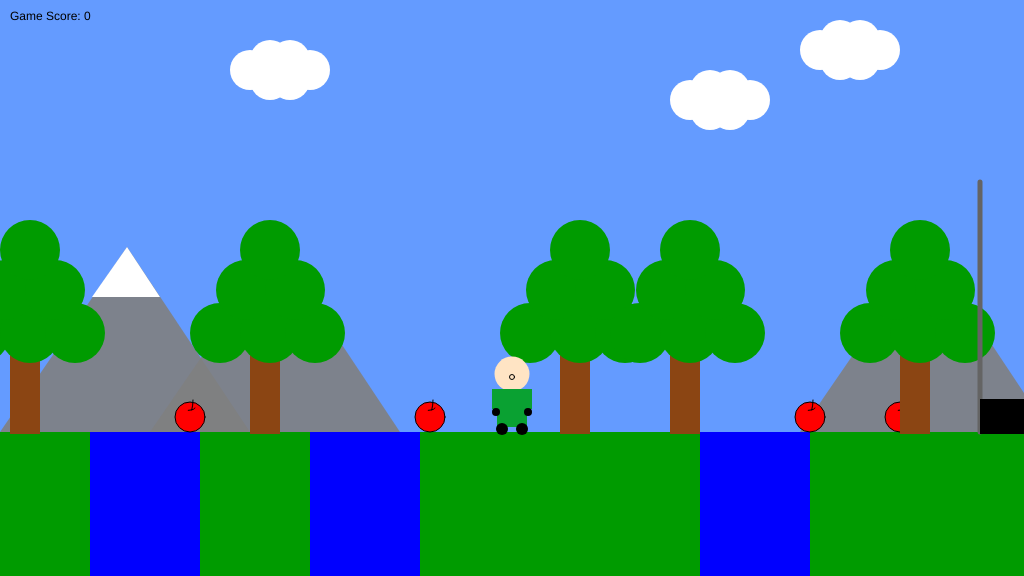
Frame 1 (no input)
Frame 60 (no input): identical to frame 1, image omitted
Frame 120 (the mouse pressed at the canvas centre since frame 60): identical to frame 1, image omitted

The p5.js sketch that drew this single still picture (run headless with seeded random() and noise() and a simulated clock; from frame 60 on, the mouse is pressed at the canvas centre):

// p5.js sketch
// ── sketch.js
/*

The Game Project

Week 12

Multiple interactable 

*/

//Character Related
var gameChar_x;
var gameChar_y;
var gameChar_width;
var floorPos_y;
//Character Action
var isLeft = false;
var isRight = false;
var isFalling = false;
var isPlummeting = false;
var isFound = false;
// Additional variables for Debugging purpose
var logData = true;
var logButton;
var reset = false;
var resetButton;
var game_score = 0;
// Scenaries related
var canyon;
var canyons = [{ x_pos: 310, y_pos: 432, width: 110 }, { x_pos: 90, y_pos: 432, width: 110 }, { x_pos: 700, y_pos: 432, width: 110 }];

var trees_x = [250, 560, 670, 900, 10];
var clouds = [
  { x_pos: 690, y_pos: 100, width: 40, height: 40 },
  { x_pos: 250, y_pos: 70, width: 40, height: 40 },
  { x_pos: 820, y_pos: 50, width: 40, height: 40 },
];
var mountains = [
  { x_pos: 100, y_pos: 97 },
  { x_pos: 250, y_pos: 97 },
  { x_pos: 900, y_pos: 97 },
];
var cameraPosX = 0;
var collectables = [
  { x_pos: 430, y_pos: 417, size: 30, isFound: false },
  { x_pos: 190, y_pos: 417, size: 30, isFound: false },
  { x_pos: 900, y_pos: 417, size: 30, isFound: false },
  { x_pos: 810, y_pos: 417, size: 30, isFound: false }];

var flagPole = { x_pos: 980, isReached: false };

function setup() {
  createCanvas(1024, 576);
  floorPos_y = (height * 3) / 4;
  gameChar_x = width / 2;
  gameChar_y = floorPos_y;
  gameChar_width = 24;


  // logButton = createButton("Log");
  // resetButton = createButton('Reset');


};

function draw() {
  ///////////DRAWING CODE//////////

  /**
   * Conditional statement for controlling camera position.
   * adding isLeft/isRight = false for locking the camera direction.
   */

  if (isRight) {
    cameraPosX += 3;
    isLeft = false;
  } else if (isLeft) {
    cameraPosX -= 3;
    isRight = false;
  }

  background(100, 155, 255); //Sky
  fill('black');
  text(`Game Score: ${game_score}`, 10, 20);
  noStroke();
  fill(0, 155, 0);
  rect(0, floorPos_y, width, height - floorPos_y); //Ground in Green

  //Start scrolling background
  push();
  translate(-cameraPosX, 0);

  //Draw mountains
  drawMountains();


  //Draw the canyon
  for (var i = 0; i < canyons.length; i++) {
    drawCanyon(canyons[i]);
    checkCanyon(canyons[i]);
  };

  // drawCanyon(canyon);
  //Canyon End

  /**
   * Collectable. Default isFound is false
   * If character approaches collectable within certain range
   * Will change to isFound = true
   */
  for (var i = 0; i < collectables.length; i++) {
    if (!collectables[i].isFound) {
      drawCollectable(collectables[i]);
      checkCollectable(collectables[i]);
    }
  }
  //Collectable end

  //Draw Trees
  drawTrees();
  //Tree End


  //Draw Clouds
  drawClouds();
  //Cloud End

  //Game character and its movements
  if (isLeft && isFalling) {
    //Finishing the part of Jumping Left
    fill("#FFE4C4");
    ellipse(gameChar_x, gameChar_y - 58, 35, 35);
    ellipse(gameChar_x - 18, gameChar_y - 57, 9, 9);

    fill("#0aa132");
    rect(gameChar_x - 10, gameChar_y - 43, 20, 33);

    fill("black");
    ellipse(gameChar_x - 10, gameChar_y - 15, 12, 12);
    ellipse(gameChar_x + 8, gameChar_y - 8, 12, 12);
    if (gameChar_y < floorPos_y) {
      gameChar_y += 1;
    } else (
      isFalling = false
    )
  } else if (isRight && isFalling) {
    //Finishing the part of Jumping Right
    fill("#FFE4C4");
    ellipse(gameChar_x, gameChar_y - 58, 35, 35);
    ellipse(gameChar_x + 18, gameChar_y - 57, 9, 9);

    fill("#0aa132");
    rect(gameChar_x - 10, gameChar_y - 43, 20, 33);

    fill("black");
    ellipse(gameChar_x - 8, gameChar_y - 8, 12, 12);
    ellipse(gameChar_x + 10, gameChar_y - 15, 12, 12);
    if (gameChar_y < floorPos_y) {
      gameChar_y += 1;
    } else (
      isFalling = false
    )
  } else if (isLeft) {
    // Walking Left
    fill("#FFE4C4");
    ellipse(gameChar_x, gameChar_y - 58, 35, 35);
    ellipse(gameChar_x - 18, gameChar_y - 57, 9, 9);

    fill("#0aa132");
    rect(gameChar_x - 10, gameChar_y - 43, 20, 38);

    fill("black");
    ellipse(gameChar_x - 8, gameChar_y - 2, 12, 12);
    ellipse(gameChar_x + 10, gameChar_y - 2, 12, 12);
  } else if (isRight) {
    // Walking Right
    fill("#FFE4C4");
    ellipse(gameChar_x, gameChar_y - 58, 35, 35);
    ellipse(gameChar_x + 18, gameChar_y - 57, 9, 9);

    fill("#0aa132");
    rect(gameChar_x - 10, gameChar_y - 43, 20, 38);

    fill("black");
    ellipse(gameChar_x - 8, gameChar_y - 2, 12, 12);
    ellipse(gameChar_x + 10, gameChar_y - 2, 12, 12);
  } else if (isFalling || isPlummeting) {
    // Facing front fall
    fill("#FFE4C4");
    ellipse(gameChar_x, gameChar_y - 58, 35, 35);

    fill("#FFE4C4");
    stroke("black");
    ellipse(gameChar_x, gameChar_y - 55, 5, 5);

    noStroke();
    fill("#0aa132");
    rect(gameChar_x - 15, gameChar_y - 43, 30, 30);
    rect(gameChar_x - 20, gameChar_y - 43, 5, 20);
    rect(gameChar_x + 15, gameChar_y - 43, 5, 20);

    fill("black");
    ellipse(gameChar_x - 10, gameChar_y - 10, 12, 12);
    ellipse(gameChar_x + 10, gameChar_y - 10, 12, 12);
    ellipse(gameChar_x - 16, gameChar_y - 20, 8, 8);
    ellipse(gameChar_x + 16, gameChar_y - 20, 8, 8);
  } else {
    // Dormant facing front
    fill("#FFE4C4");
    ellipse(gameChar_x, gameChar_y - 58, 35, 35);

    fill("#FFE4C4");
    stroke("black");
    ellipse(gameChar_x, gameChar_y - 55, 5, 5);

    noStroke();
    fill("#0aa132");
    rect(gameChar_x - 15, gameChar_y - 43, 30, 38);
    rect(gameChar_x - 20, gameChar_y - 43, 5, 20);
    rect(gameChar_x + 15, gameChar_y - 43, 5, 20);

    fill("black");
    ellipse(gameChar_x - 10, gameChar_y - 3, 12, 12);
    ellipse(gameChar_x + 10, gameChar_y - 3, 12, 12);
    ellipse(gameChar_x - 16, gameChar_y - 20, 8, 8);
    ellipse(gameChar_x + 16, gameChar_y - 20, 8, 8);
  }

  renderFlagPole();
  if(flagPole.isReached == false){
    checkFlagePole()
  }
  pop();

  //Original Code : Show Game Screen Data for debugging
  // logButton = createButton("Log");
  // logButton.position(0, 576);
  // logButton.mousePressed(flip);
  // function flip() {
  //   logData = !logData;
  // }
  // if (logData) {
  //   fill("black");
  //   text("isFalling: " + isFalling, 10, 12);
  //   text("isLeft: " + isLeft, 10, 25);
  //   text("isRight: " + isRight, 10, 37);
  //   text("isFound: " + isFound, 10, 49);
  //   text("keyCode:" + keyCode, 10, 60);
  //   text("isPlummeting: " + isPlummeting, 10, 72);
  //   text("gameChar_x:" + gameChar_x, 10, 84);
  //   text("gameChar_y:" + gameChar_y, 10, 96);
  //   // text("canyon0.x:" + canyons[0].width, 10, 108);
  //   text("canyon_distantce:"+ dist(canyons[0].x_pos, canyons[0].y_pos, gameChar_x, gameChar_y),10,120);
  // }
  // Log Button End

  //Original CodeCreate a reset button
  // resetButton = createButton('Reset');
  // resetButton.position(40, 576);
  // resetButton.mousePressed(reset);
  
  //Reset Button End

  ///////////INTERACTION CODE//////////
  // Movement
  if (isLeft) {
    gameChar_x -= 3; // Move to left
  } else if (isRight) {
    gameChar_x += 3; // Move to right
  } else if (gameChar_y < floorPos_y) {
    isFalling = true;
    gameChar_y += 2;
  } else if (isPlummeting) {
    gameChar_y += 2;
  } else {
    isFalling = false;
  }

  // Original Code : Resetting the game when character falls
  if (gameChar_y > 700) {
    reset();
  }
  //Original Code End
  function reset() {
    logData = true;
    isFalling = false;
    isPlummeting = false;
    isFound = false;
    cameraPosX = 0;
    gameChar_x = width / 2;
    gameChar_y = floorPos_y = (height * 3) / 4;
  }
};

function keyPressed() {
  // if statements to control the animation of the character when
  // keys are pressed.

  //open up the console to see how these work
  console.log("keyPressed: " + key);
  console.log("keyPressed: " + keyCode);
  // console.log(isFalling);

  if (isFalling || isPlummeting) {
    keyCode = 0;
  } else if (keyCode == 65) {
    console.log("Left Arrow");
    isLeft = true;
  } else if (keyCode == 68) {
    console.log("Right Arrow");
    isRight = true;
    //Original Code : Jump Left and Right
  } else if (keyCode == 87 && isLeft) {
    console.log("Left Jumping");
    isFalling = true;
    gameChar_y -= 100;
  } else if (keyCode == 87 && isRight) {
    console.log("Right Jumping");
    isFalling = true;
    gameChar_y -= 100;
    // Original Code End
  } else if (keyCode == 87) {
    console.log("Jumping");
    gameChar_y -= 100;
  }

}

function keyReleased() {
  // if statements to control the animation of the character when
  // keys are released.

  console.log("keyReleased: " + key);
  console.log("keyReleased: " + keyCode);
  console.log(isFalling);

  if (keyCode == 65) {
    console.log("Released Left Arrow");
    isLeft = false;
  } else if (keyCode == 68) {
    console.log("Release Right Arrow");
    isRight = false;
  } else if (keyCode == 87) {
    console.log("Released Jump Arrow");
  }
}


function drawClouds() {
  for (i = 0; i < clouds.length; i++) {
    noStroke();
    fill(255);
    ellipse(
      clouds[i].x_pos,
      clouds[i].y_pos,
      clouds[i].width,
      clouds[i].height
    );
    ellipse(
      clouds[i].x_pos + 20,
      clouds[i].y_pos - 10,
      clouds[i].width,
      clouds[i].height
    );
    ellipse(
      clouds[i].x_pos + 20,
      clouds[i].y_pos + 10,
      clouds[i].width,
      clouds[i].height
    );
    ellipse(
      clouds[i].x_pos + 40,
      clouds[i].y_pos - 10,
      clouds[i].width,
      clouds[i].height
    );
    ellipse(
      clouds[i].x_pos + 40,
      clouds[i].y_pos + 10,
      clouds[i].width,
      clouds[i].height
    );
    ellipse(
      clouds[i].x_pos + 60,
      clouds[i].y_pos,
      clouds[i].width,
      clouds[i].height
    );
  }
};
function drawMountains() {
  for (i = 0; i < mountains.length; i++) {
    fill(128, 128, 128, 230);
    triangle(
      mountains[i].x_pos - 100,
      mountains[i].y_pos + 335,
      mountains[i].x_pos + 150,
      mountains[i].y_pos + 335,
      mountains[i].x_pos + 27,
      mountains[i].y_pos + 150
    );
    fill("white");
    triangle(
      mountains[i].x_pos - 8,
      mountains[i].y_pos + 200,
      mountains[i].x_pos + 60,
      mountains[i].y_pos + 200,
      mountains[i].x_pos + 27,
      mountains[i].y_pos + 150
    );
  }
};
function drawTrees() {
  for (var i = 0; i < trees_x.length; i++) {
    var treePos_y = height / 1.725;
    //fill brown
    noStroke();
    fill(139, 69, 19);
    rect(trees_x[i], treePos_y, 30, 100);
    // fill green
    fill(0, 155, 0);
    ellipse(trees_x[i] - 30, 333, 60, 60);
    ellipse(trees_x[i] + 20, 333, 60, 60);
    ellipse(trees_x[i] + 65, 333, 60, 60);
    ellipse(trees_x[i] - 4, 290, 60, 60);
    ellipse(trees_x[i] + 45, 290, 60, 60);
    ellipse(trees_x[i] + 20, 250, 60, 60);
  }
};
function drawCollectable(t_collectable) {
  stroke(0);
  fill(255, 0, 0);
  ellipse(t_collectable.x_pos, t_collectable.y_pos, t_collectable.size, t_collectable.size);
  fill(255, 255, 0, 0);
  stroke(0);
  arc(t_collectable.x_pos - 12, t_collectable.y_pos - 17, 30, 50, 0, PI / 5.0); // lower quarter circle
  arc(t_collectable.x_pos - 5, t_collectable.y_pos - 9, 20, 5, 0, PI / 5.0); // lower quarter circle
};
function drawCanyon(t_canyon) {
  fill(0, 0, 255);
  rect(t_canyon.x_pos, t_canyon.y_pos, t_canyon.width, height - floorPos_y);
};
function checkCollectable(t_collectable) {

  if (dist(gameChar_x, gameChar_y, t_collectable.x_pos, t_collectable.y_pos) < 25) {
    t_collectable.isFound = true
    game_score += 1;
  }


};
function checkCanyon(t_canyon) {
  if ((gameChar_y == t_canyon.y_pos) && (gameChar_x - gameChar_width / 2 > (t_canyon.x_pos)) && (gameChar_x + gameChar_width / 2 < (t_canyon.x_pos + 100))) {
    isLeft = false;
    isRight = false;
    isPlummeting = true;
  }
};

function renderFlagPole(){
  push();
  strokeWeight(5);
  stroke(100);
  line(flagPole.x_pos,floorPos_y,flagPole.x_pos,floorPos_y-250);
  noStroke();
  if(flagPole.isReached){
    stroke('red');
    rect(flagPole.x_pos,floorPos_y-250,60,35);
  }else{
    rect(flagPole.x_pos,floorPos_y-33,60,35);
  }
  pop();
}

function checkFlagePole(){
  var d = abs(gameChar_x - flagPole.x_pos)
  if(d<15){
    flagPole.isReached = true;
    console.log('Reached!')
  }
}
